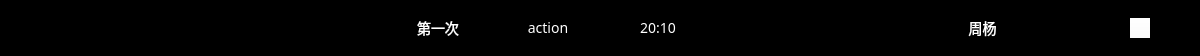
<?xml version="1.0" encoding="UTF-8"?>
<ui version="4.0">
 <class>Header</class>
 <widget class="QWidget" name="Header">
  <property name="geometry">
   <rect>
    <x>0</x>
    <y>0</y>
    <width>1200</width>
    <height>56</height>
   </rect>
  </property>
  <property name="minimumSize">
   <size>
    <width>1200</width>
    <height>56</height>
   </size>
  </property>
  <property name="maximumSize">
   <size>
    <width>16777215</width>
    <height>56</height>
   </size>
  </property>
  <property name="windowTitle">
   <string>Form</string>
  </property>
  <property name="styleSheet">
   <string notr="true">#Header{
	background-color: rgb(0, 0, 0);
	padding: 0px;
	margin: 0px;
}

QPushButton {
	height: 56px;
	width: 113px;
	margin: -1px;
	background: rgba(255,255,255,0.00);
	font-size: 18px;
	font-weight: bold;

	color: rgba(255,255,255,0.80);
}

QPushButton::hover {
	height: 56px;
	width: 113px;
	margin: -1px;
	background: rgba(255,255,255,0.2);
	font-size: 18px;
	font-weight: bold;
	color: rgba(255,255,255,1.0);
}

QPushButton::checked {
	width: 113px;
	height: 56px;
	background: #132666;
	border: 2px solid #2843A4;
	font-size: 18px;
	font-weight: bold;
	color: #ffffff;
}

</string>
  </property>
  <layout class="QHBoxLayout" name="horizontalLayout">
   <property name="spacing">
    <number>0</number>
   </property>
   <property name="leftMargin">
    <number>0</number>
   </property>
   <property name="topMargin">
    <number>0</number>
   </property>
   <property name="rightMargin">
    <number>0</number>
   </property>
   <property name="bottomMargin">
    <number>0</number>
   </property>
   <item>
    <widget class="QWidget" name="headerContainer_2" native="true">
     <property name="styleSheet">
      <string notr="true">#headerContainer_2{
	
	background-color: rgb(0, 0, 0);
}</string>
     </property>
     <layout class="QHBoxLayout" name="headerContainer">
      <property name="spacing">
       <number>0</number>
      </property>
      <property name="leftMargin">
       <number>28</number>
      </property>
      <property name="topMargin">
       <number>0</number>
      </property>
      <property name="rightMargin">
       <number>50</number>
      </property>
      <property name="bottomMargin">
       <number>0</number>
      </property>
      <item>
       <widget class="QLabel" name="label">
        <property name="minimumSize">
         <size>
          <width>134</width>
          <height>28</height>
         </size>
        </property>
        <property name="maximumSize">
         <size>
          <width>134</width>
          <height>28</height>
         </size>
        </property>
        <property name="styleSheet">
         <string notr="true">

image: url(:/NXMotionTraining/images/common/logo.png);</string>
        </property>
        <property name="text">
         <string/>
        </property>
       </widget>
      </item>
      <item>
       <spacer name="horizontalSpacer_6">
        <property name="orientation">
         <enum>Qt::Horizontal</enum>
        </property>
        <property name="sizeType">
         <enum>QSizePolicy::Fixed</enum>
        </property>
        <property name="sizeHint" stdset="0">
         <size>
          <width>7</width>
          <height>20</height>
         </size>
        </property>
       </spacer>
      </item>
      <item>
       <spacer name="horizontalSpacer_7">
        <property name="orientation">
         <enum>Qt::Horizontal</enum>
        </property>
        <property name="sizeType">
         <enum>QSizePolicy::Expanding</enum>
        </property>
        <property name="sizeHint" stdset="0">
         <size>
          <width>76</width>
          <height>20</height>
         </size>
        </property>
       </spacer>
      </item>
      <item>
       <widget class="QLabel" name="time">
        <property name="minimumSize">
         <size>
          <width>100</width>
          <height>0</height>
         </size>
        </property>
        <property name="font">
         <font>
          <family>PingFangSC-Regular</family>
          <pointsize>-1</pointsize>
         </font>
        </property>
        <property name="styleSheet">
         <string notr="true">color:white;
font-size: 14px;
font-family: 'PingFangSC-Regular', 'PingFang SC', sans-serif, 'PingFangSC-Regular', 'PingFang SC', sans-serif-400;</string>
        </property>
        <property name="text">
         <string>第一次</string>
        </property>
        <property name="alignment">
         <set>Qt::AlignCenter</set>
        </property>
       </widget>
      </item>
      <item>
       <spacer name="horizontalSpacer_5">
        <property name="orientation">
         <enum>Qt::Horizontal</enum>
        </property>
        <property name="sizeType">
         <enum>QSizePolicy::Fixed</enum>
        </property>
        <property name="sizeHint" stdset="0">
         <size>
          <width>10</width>
          <height>20</height>
         </size>
        </property>
       </spacer>
      </item>
      <item>
       <widget class="QLabel" name="type">
        <property name="minimumSize">
         <size>
          <width>100</width>
          <height>0</height>
         </size>
        </property>
        <property name="font">
         <font>
          <family>PingFangSC-Regular</family>
          <pointsize>-1</pointsize>
         </font>
        </property>
        <property name="styleSheet">
         <string notr="true">color:white;
font-size: 14px;
font-family: 'PingFangSC-Regular', 'PingFang SC', sans-serif, 'PingFangSC-Regular', 'PingFang SC', sans-serif-400;</string>
        </property>
        <property name="text">
         <string>action</string>
        </property>
        <property name="alignment">
         <set>Qt::AlignCenter</set>
        </property>
       </widget>
      </item>
      <item>
       <spacer name="horizontalSpacer_8">
        <property name="orientation">
         <enum>Qt::Horizontal</enum>
        </property>
        <property name="sizeType">
         <enum>QSizePolicy::Fixed</enum>
        </property>
        <property name="sizeHint" stdset="0">
         <size>
          <width>10</width>
          <height>20</height>
         </size>
        </property>
       </spacer>
      </item>
      <item>
       <widget class="QLabel" name="cutdown">
        <property name="minimumSize">
         <size>
          <width>100</width>
          <height>0</height>
         </size>
        </property>
        <property name="font">
         <font>
          <family>PingFangSC-Regular</family>
          <pointsize>-1</pointsize>
         </font>
        </property>
        <property name="styleSheet">
         <string notr="true">color:white;
font-size: 14px;
font-family: 'PingFangSC-Regular', 'PingFang SC', sans-serif, 'PingFangSC-Regular', 'PingFang SC', sans-serif-400;</string>
        </property>
        <property name="text">
         <string>20:10</string>
        </property>
        <property name="alignment">
         <set>Qt::AlignCenter</set>
        </property>
       </widget>
      </item>
      <item>
       <spacer name="horizontalSpacer">
        <property name="orientation">
         <enum>Qt::Horizontal</enum>
        </property>
        <property name="sizeHint" stdset="0">
         <size>
          <width>40</width>
          <height>20</height>
         </size>
        </property>
       </spacer>
      </item>
      <item>
       <widget class="QLabel" name="avatarLabel">
        <property name="minimumSize">
         <size>
          <width>30</width>
          <height>30</height>
         </size>
        </property>
        <property name="maximumSize">
         <size>
          <width>30</width>
          <height>30</height>
         </size>
        </property>
        <property name="styleSheet">
         <string notr="true">
image: url(:/NXMotionTraining/images/common/avatar 30x30.png);</string>
        </property>
        <property name="text">
         <string/>
        </property>
       </widget>
      </item>
      <item>
       <widget class="QLabel" name="userName">
        <property name="minimumSize">
         <size>
          <width>53</width>
          <height>0</height>
         </size>
        </property>
        <property name="font">
         <font>
          <family>PingFangSC-Regular</family>
          <pointsize>-1</pointsize>
         </font>
        </property>
        <property name="styleSheet">
         <string notr="true">color:white;
font-size: 14px;
font-family: 'PingFangSC-Regular', 'PingFang SC', sans-serif, 'PingFangSC-Regular', 'PingFang SC', sans-serif-400;</string>
        </property>
        <property name="text">
         <string>周杨</string>
        </property>
        <property name="alignment">
         <set>Qt::AlignCenter</set>
        </property>
       </widget>
      </item>
      <item>
       <spacer name="horizontalSpacer_3">
        <property name="orientation">
         <enum>Qt::Horizontal</enum>
        </property>
        <property name="sizeType">
         <enum>QSizePolicy::Fixed</enum>
        </property>
        <property name="sizeHint" stdset="0">
         <size>
          <width>27</width>
          <height>20</height>
         </size>
        </property>
       </spacer>
      </item>
      <item>
       <widget class="QLabel" name="warnLabel_2">
        <property name="minimumSize">
         <size>
          <width>20</width>
          <height>20</height>
         </size>
        </property>
        <property name="maximumSize">
         <size>
          <width>20</width>
          <height>20</height>
         </size>
        </property>
        <property name="styleSheet">
         <string notr="true">image: url(:/NXMotionTraining/images/header/warn.svg);</string>
        </property>
        <property name="text">
         <string/>
        </property>
       </widget>
      </item>
      <item>
       <spacer name="horizontalSpacer_4">
        <property name="orientation">
         <enum>Qt::Horizontal</enum>
        </property>
        <property name="sizeType">
         <enum>QSizePolicy::Fixed</enum>
        </property>
        <property name="sizeHint" stdset="0">
         <size>
          <width>27</width>
          <height>20</height>
         </size>
        </property>
       </spacer>
      </item>
      <item>
       <widget class="QLabel" name="helpLabel">
        <property name="minimumSize">
         <size>
          <width>20</width>
          <height>20</height>
         </size>
        </property>
        <property name="maximumSize">
         <size>
          <width>20</width>
          <height>20</height>
         </size>
        </property>
        <property name="styleSheet">
         <string notr="true">QLabel {
image: url(:/NXMotionTraining/images/header/help.svg);
}

QLabel::hover {
	
	image: url(:/NXMotionTraining/images/header/help-2.svg);
}</string>
        </property>
        <property name="text">
         <string/>
        </property>
       </widget>
      </item>
      <item>
       <spacer name="horizontalSpacer_2">
        <property name="orientation">
         <enum>Qt::Horizontal</enum>
        </property>
        <property name="sizeType">
         <enum>QSizePolicy::Fixed</enum>
        </property>
        <property name="sizeHint" stdset="0">
         <size>
          <width>27</width>
          <height>20</height>
         </size>
        </property>
       </spacer>
      </item>
      <item>
       <widget class="QPushButton" name="shutdownBtn">
        <property name="minimumSize">
         <size>
          <width>20</width>
          <height>20</height>
         </size>
        </property>
        <property name="maximumSize">
         <size>
          <width>20</width>
          <height>20</height>
         </size>
        </property>
        <property name="styleSheet">
         <string notr="true">QPushButton {
	border-image: url(:/NXMotionTraining/images/header/shutdown.svg);
	
	background-color: rgba(255, 255, 255,0);
}

QPushButton::hover{
	border-image: url(:/NXMotionTraining/images/header/shutdown-hover.svg);
}</string>
        </property>
        <property name="text">
         <string/>
        </property>
       </widget>
      </item>
     </layout>
    </widget>
   </item>
  </layout>
 </widget>
 <resources/>
 <connections/>
</ui>
